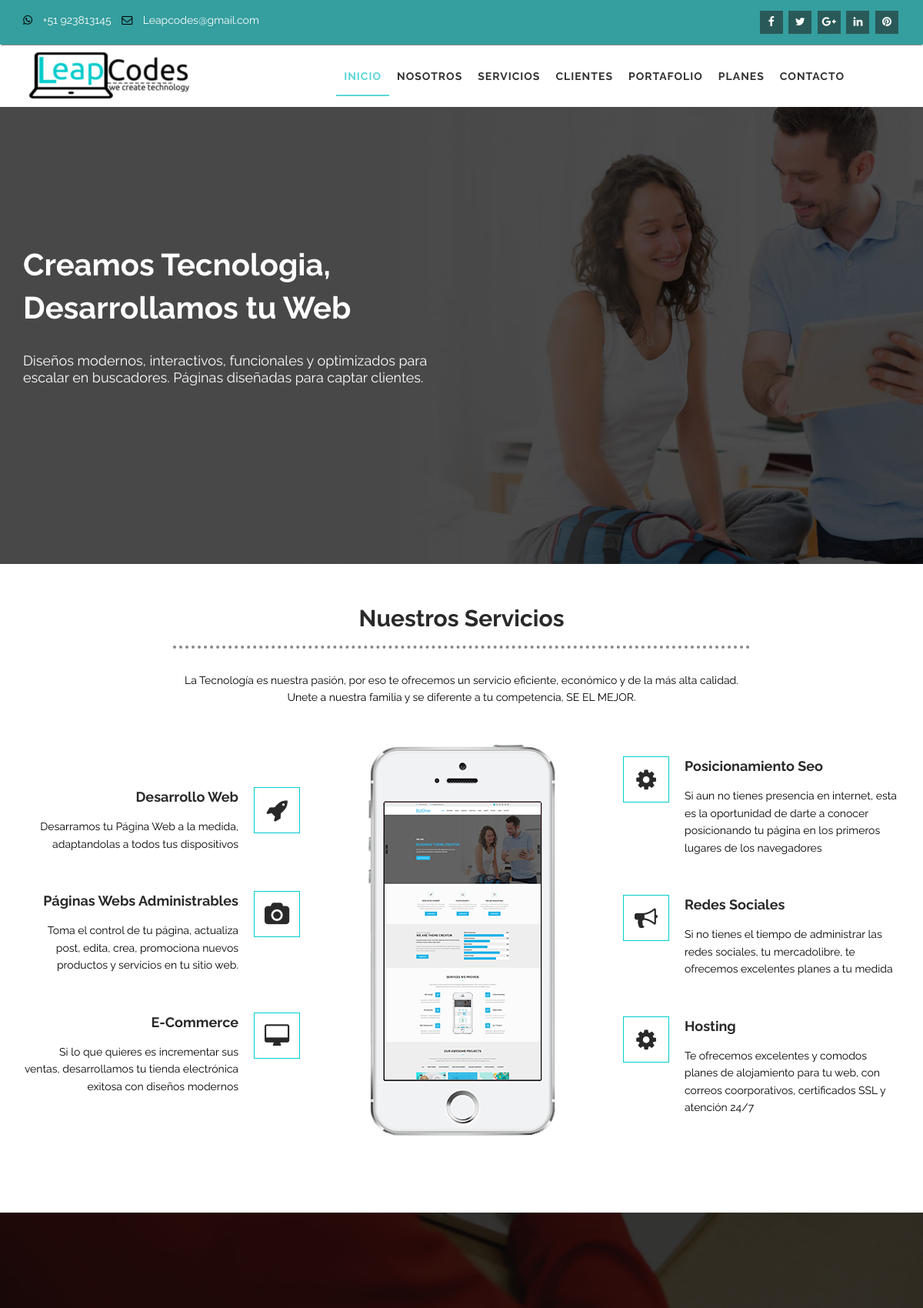
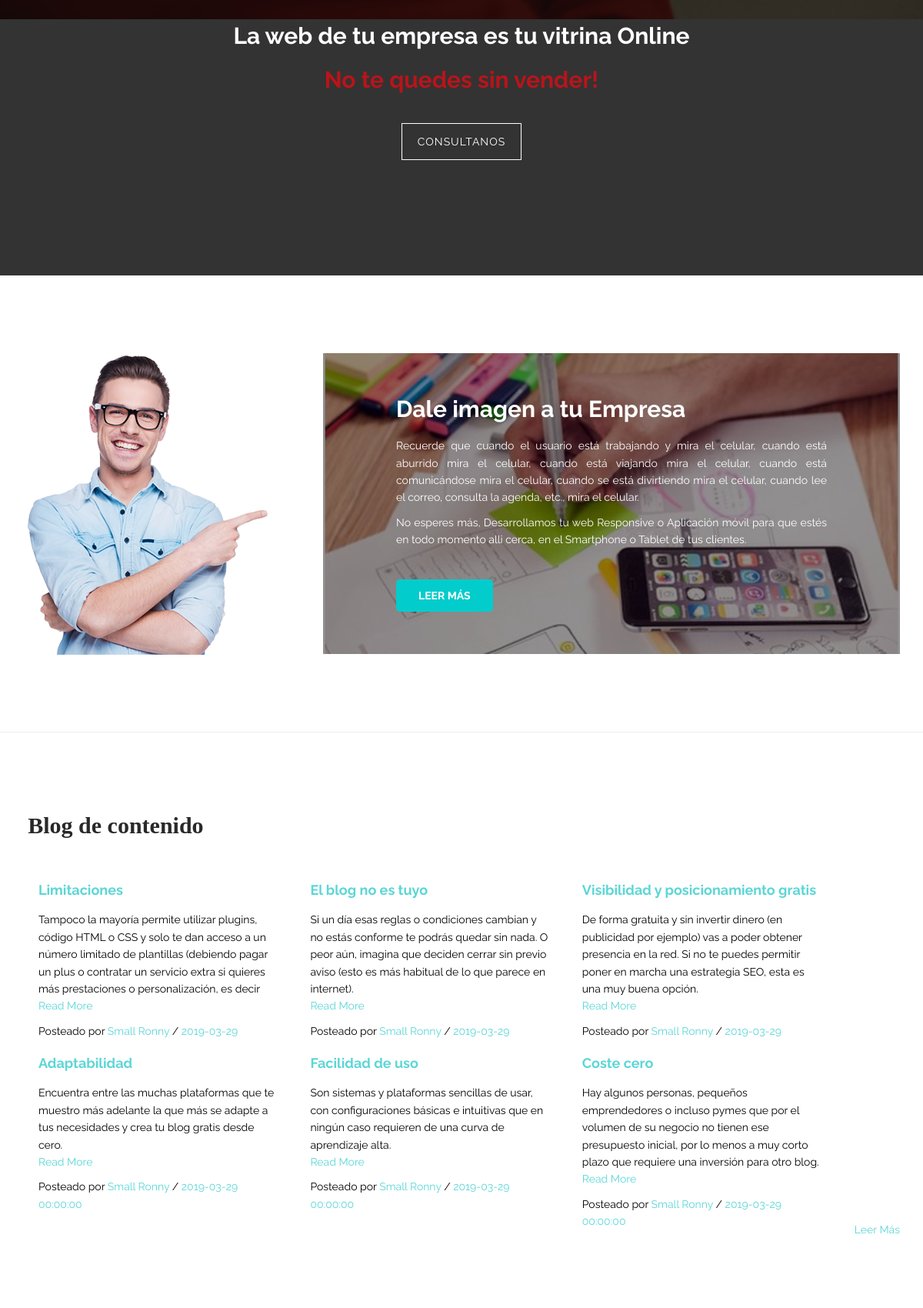
The page / (upper part) on the database its author committed (2 pictures, top to bottom).
### tables this page shows
CREATE TABLE `entries` (
  `id` int(11) NOT NULL,
  `permalink` varchar(100) NOT NULL,
  `author` varchar(50) NOT NULL,
  `title` varchar(100) DEFAULT NULL,
  `content` text NOT NULL,
  `date` datetime NOT NULL,
  `tags` text NOT NULL,
  `imagen` varchar(20) DEFAULT NULL
);

### application/controllers/Blog.php (called while the page is built, shortened)
<?php
class Blog extends CI_Controller {
	public function __construct(){
                $this->load->model('blog_model');
        }
	public function index()
	{
		$this->load->view('home/header');
		$this->load->view('home/content');
		$data['entries'] = $this->blog_model->getEntries();
	   	$this->load->view('home/blog', $data);
		$this->load->view('home/footer');
	}
}

### index.php (called while the page is built, shortened)
<?php
require_once BASEPATH.'core/CodeIgniter.php';

### application/models/Blog_model.php (called while the page is built, shortened)
<?php if ( ! defined('BASEPATH')) exit('No direct script access allowed');
class Blog_model extends CI_Model {
        public function getEntries(){
                $this->db->order_by('id DESC');
                $this->db->limit(6);
                return $this->db->get('entries')->result();
        }
}

### application/views/home/blog.php (the view, shortened to what this page needs)
<section class="blog-and-feed-area section-padding white-gray-bg" id="news">
    <div class="container">
       <div class="row">
            <div class="col-md-12 col-lg-12 col-sm-12 col-xs-12">
                <div class="title-home wow fadeIn">
                    <h2 class="title-left">Blog de contenido   </h2>
                </div>
            </div>
        </div>
        <div class="row">
                  <div class="col-md-6 col-lg-12 col-sm-4 col-xs-12">
                        <div class="single-blog">
                             <?php if (!empty($entries)) : ?>
                            <?php foreach($entries as $entry) : ?>
                            <div class="blog-details">
                                <h4><a href="#"><?=$entry->title?></a></h4>
                                <p><?=$entry->content
                                ?><a href="#"> <br> Read More</a></p>
                                <p class="blog-meta">Posteado por <a href="#"><?=$entry->author?></a> / <a href="#"><?=$entry->date?></a></p>
                            </div>
                            <?php endforeach; ?>
                             <?php else : ?>
                             <h1>No hay Entradas</h1>
                            <?php endif; ?>
                        </div>
                    </div>
                </div>
                <div class="right"> <?php echo anchor(base_url().'blog/entry/', 'Leer Más'); ?>  </div>
             </div>
         </section>

### application/views/home/header.php (shortened to what this page needs)
?><!DOCTYPE html>
<html class="no-js" lang="en">
<head>
    <link rel="stylesheet" href="css/normalize.css">
    <link rel="stylesheet" href="css/animate.css">
    <link rel="stylesheet" href="css/stellarnav.min.css">
    <link rel="stylesheet" href="css/progressbar.css">
    <link rel="stylesheet" href="css/owl.carousel.css">
    <link href="css/bootstrap.min.css" rel="stylesheet">
    <link href="css/font-awesome.min.css" rel="stylesheet">
    <link href="style.css" rel="stylesheet">
    <link href="css/responsive.css" rel="stylesheet">
</head>
<body data-spy="scroll" data-target=".mainmenu-area" data-offset="90">
    <header class="top-area" id="home">
           <div class="top-bar-area">
            <div class="container">
                <div class="row">
                    <div class="col-md-6 col-sm-6 col-xs-12">
                        <div class="call-to-action">
                            <p><i class="fa fa-whatsapp"></i> <a href="callto:+8801744430440">+51 923813145</a></p>
                            <p><i class="fa fa-envelope-o"></i> <a href="mailto:backpiper.com@gmail.com">Leapcodes@gmail.com</a></p>
                        </div>
                    </div>
                    <div class="col-md-6 col-sm-6 col-xs-12">
                        <div class="header-social-bookmark">
                            <ul class="social-bookmark">
                                <li><a href="#"><i class="fa fa-facebook"></i></a></li>
                                <li><a href="#"><i class="fa fa-twitter"></i></a></li>
                                <li><a href="#"><i class="fa fa-google-plus"></i></a></li>
                                <li><a href="#"><i class="fa fa-linkedin"></i></a></li>
                                <li><a href="#"><i class="fa fa-pinterest"></i></a></li>
                            </ul>
                        </div>
                    </div>
                </div>
            </div>
        </div>
        <div class="header-top-area">
            <div class="mainmenu-area" id="mainmenu-area">
                <nav class="navbar">
                    <div class="container-fluid">
                        <div class="navbar-header">
                            <a href="#home" class="navbar-brand logo" ><img src="img/logo.png" alt="logo"></a>
                        </div>
                        <div id="main-nav" class="stellarnav">
                            <ul id="nav" class="nav navbar-nav">
                                <li class="active"><a href="#home">Inicio</a></li>
                                <li><a href="#client">NOSOTROS</a></li>
                                 <li><a href="#service">SERVICIOS</a></li>
                                <li><a href="#client">CLIENTES</a></li>
                                <li><a href="#portfolio">PORTAFOLIO</a></li>
                                <li><a href="#pricing">PLANES</a></li>
                                <li><a href="#pricing">CONTACTO</a></li>
                            </ul>
                        </div>
                    </div>
                </nav>
            </div>
        </div>
    </header>
     <div class="  white">
    <div class="welcome-single-slide">
            <div class="img-home home-overlay"></div>
            <div class="welcome-area">
                <div class="container">
                    <div class="row flex-v-center">
                        <div class="col-md-7 col-lg-6 col-sm-12 col-xs-12">
                            <div class="welcome-text">
                                <h1>Creamos Tecnologia, Desarrollamos tu Web</h1>
                                <p>Diseños modernos, interactivos, funcionales y optimizados para escalar en buscadores. Páginas diseñadas para captar clientes.</p>
                            </div>
                        </div>
                    </div>
                </div>
            </div>
    </div>
</div>
    </body>
</html>

### application/views/home/content.php
    <section class="service-area section-padding" id="service">
        <div class="container">
            <div class="row">
                <div class="col-md-8 col-lg-8 col-md-offset-2 col-lg-offset-2 col-sm-12 col-xs-12">
                    <div class="area-title text-center wow fadeIn">
                        <h2>Nuestros Servicios</h2>
                        <p>La Tecnología es nuestra pasión, por eso te ofrecemos un servicio eficiente, económico y de la más alta calidad.
Unete a nuestra familia y se diferente a tu competencia, SE EL MEJOR.</p>
                    </div>
                </div>
            </div>
            <div class="row flex-v-center">
                <div class="col-md-4 col-lg-4 col-sm-6 col-xs-12">
                    <div class="single-service right wow fadeIn">
                        <div class="service-icon">
                            <div class="i fa fa-rocket"></div>
                        </div>
                         <h4>Desarrollo Web</h4>
              <p>Desarramos tu Página Web a la medida, adaptandolas a todos tus dispositivos</p>
                    </div>
                    <div class="single-service right wow fadeIn">
                        <div class="service-icon">
                            <div class="i fa fa-camera"></div>
                        </div>
                       <h4>Páginas Webs Administrables</h4>
              <p>Toma el control de tu página, actualiza post, edita, crea, promociona nuevos productos y servicios en tu sitio web.</p>
                    </div>
                    <div class="single-service right mbzero wow fadeIn">
                        <div class="service-icon">
                            <div class="i fa fa-desktop"></div>
                        </div>
                         <h4>E-Commerce</h4>
              <p>Si lo que quieres es incrementar sus ventas, desarrollamos tu tienda electrónica exitosa con diseños modernos</p>
                    </div>
                </div>
                <div class="col-md-4 col-lg-4 col-sm-6 col-xs-12 hidden-sm">
                    <div class="service-image text-center wow fadeIn">
                        <img src="img/service/service-mockup.png" alt="">
                    </div>
                </div>
                <div class="col-md-4 col-lg-4 col-sm-6 col-xs-12">
                    <div class="single-service left wow fadeIn">
                        <div class="service-icon">
                            <div class="i fa fa-cog"></div>
                        </div>
                         <h4>Posicionamiento Seo</h4>
              <p>Si aun no tienes presencia en internet, esta es la oportunidad de darte a conocer posicionando tu página en los primeros lugares de los navegadores</p>
                    </div>
                    <div class="single-service left wow fadeIn">
                        <div class="service-icon">
                            <div class="i fa fa-bullhorn"></div>
                        </div>
                         <h4>Redes Sociales</h4>
              <p>Si no tienes el tiempo de administrar las redes sociales, tu mercadolibre, te ofrecemos excelentes planes a tu medida</p>
                    </div>
                    <div class="single-service left mbzero wow fadeIn">
                        <div class="service-icon">
                            <div class="i fa fa-cog"></div>
                        </div>
                        <h4>Hosting</h4>
              <p>Te ofrecemos excelentes y comodos planes de alojamiento para tu web, con correos coorporativos, certificados SSL y atención 24/7</p>
                    </div>
                </div>
            </div>
        </div>
    </section>
    <section class="promo-area section-padding relative">
        <div class="area-bg" data-stellar-background-ratio="0.6"></div>
        <div class="container">
            <div class="row">
                <div class="col-md-12 col-lg-12 col-sm-12 col-xs-12">
                    <div class="promo-content text-center white wow fadeIn">
                        <h2>La web de tu empresa es tu vitrina Online</h2>
                         <h2 style="color: #e40b12c2;">No te quedes sin vender!</h2>
                        <a href="#" class="download-button">Consultanos</a>
                    </div>
                </div>
            </div>
        </div>
    </section>
    <section class="info-area white-gray-bg">
        <div class="container">
            <div class="row flex-v-center">
                <div class="col-md-4 col-lg-4 col-sm-12 col-xs-12">
                    <div class="intro-image wow fadeIn">
                        <img src="img/intro/intro-bg.png" alt="">
                    </div>
                </div>
                <div class="col-md-8 col-lg-8 col-sm-12 col-xs-12">
                    <div class="web">
                    <div class="justify white web-img">
                        <h2>Dale imagen a tu Empresa</h2>
                        <p>Recuerde que cuando el usuario está trabajando y mira el celular, cuando está aburrido mira el celular, cuando está viajando mira el celular, cuando está comunicándose mira el celular, cuando se está divirtiendo mira el celular, cuando lee el correo, consulta la agenda, etc., mira el celular.</p>
                        <p>No esperes más, Desarrollamos tu web Responsive o Aplicación móvil para que estés en todo momento alli cerca, en el Smartphone o Tablet de tus clientes.</p>
                        <a href="#" class="read-more">Leer Más</a>
                    </div>
                    </div>
                </div>
            </div>
        </div>
    </section>

### css/progressbar.css (style rules this page uses)
html, body, div, span, applet, object, iframe, h1, h2, h3, h4, h5, h6, p, blockquote, pre, a, abbr, acronym, address, big, cite, code, del, dfn, em, font, ins, kbd, q, s, samp, small, strike, strong, tt, var, b, u, i, center, dl, dt, dd, ol, ul, li, fieldset, form, label, legend, table, caption, tbody, tfoot, thead, tr, th, td { margin: 0; padding: 0; border: 0; outline: 0; vertical-align: baseline; background: transparent; }
body { line-height: 1; }
ol, ul { list-style: none; }
body { font-family: 'Lato', sans-serif; }
a { text-decoration: none; }

### css/responsive.css (style rules this page uses)
@media only screen and (min-width: 992px) and (max-width: 1200px) { .navbar-header { margin-top: 5px; } }
@media only screen and (min-width: 992px) and (max-width: 1200px) { ul#nav li a { padding: 30px 10px; } }
@media only screen and (min-width: 992px) and (max-width: 1200px) { .info-area { padding: 100px 0; } }

### rows shown on the page
entries: title "Limitaciones", content "Tampoco la mayoría permite utilizar plugins, código HTML o CSS y solo te dan acceso a un número limitado de plantillas (debiendo pagar un plus o contratar un servicio extra si quieres más prestaciones o personalización, es decir", author "Small Ronny", date "2019-03-29…"
entries: title "El blog no es tuyo", content "Si un día esas reglas o condiciones cambian y no estás conforme te podrás quedar sin nada. O peor aún, imagina que deciden cerrar sin previo aviso (esto es más habitual de lo que parece en internet).", author "Small Ronny", date "2019-03-29…"
entries: title "Visibilidad y posicionamiento gratis", content "De forma gratuita y sin invertir dinero (en publicidad por ejemplo) vas a poder obtener presencia en la red. Si no te puedes permitir poner en marcha una estrategia SEO, esta es una muy buena opción.", author "Small Ronny", date "2019-03-29…"
entries: title "Adaptabilidad", content "Encuentra entre las muchas plataformas que te muestro más adelante la que más se adapte a tus necesidades y crea tu blog gratis desde cero.", author "Small Ronny", date "2019-03-29 00:00:00"
entries: title "Facilidad de uso", content "Son sistemas y plataformas sencillas de usar, con configuraciones básicas e intuitivas que en ningún caso requieren de una curva de aprendizaje alta.", author "Small Ronny", date "2019-03-29 00:00:00"
entries: title "Coste cero", content "Hay algunos personas, pequeños emprendedores o incluso pymes que por el volumen de su negocio no tienen ese presupuesto inicial, por lo menos a muy corto plazo que requiere una inversión para otro blog.", author "Small Ronny", date "2019-03-29 00:00:00"

### other values the page prints
anchor(base_url().'blog/entry/', 'Leer Más') "Leer Más"
